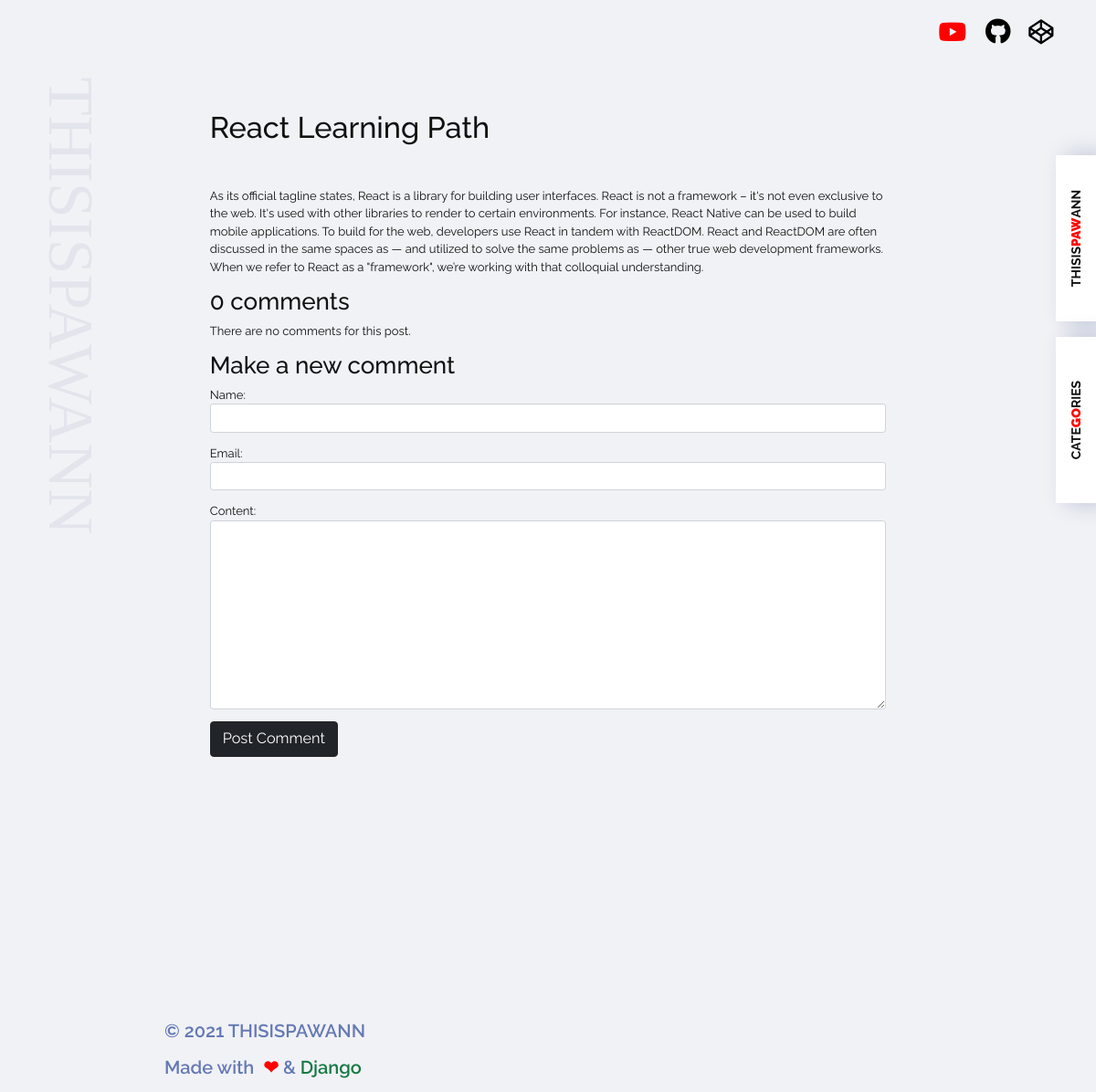
Screenshot of /react with the database file from the repository.
### posts/models.py (models this page shows, shortened)
class Post(models.Model):
    class NewManager(models.Manager):
        def get_queryset(self):
            return super().get_queryset() .filter(status='published')
    options = (
        ('draft', 'Draft'),
        ('published', 'Published'),
    )
    title = models.CharField(max_length=255)
    slug = models.SlugField(max_length=255, unique_for_date='publish')
    publish = models.DateTimeField(auto_now_add=True)
    author = models.ForeignKey(User, on_delete=models.CASCADE, related_name='blog_posts')
    content = models.TextField()
    status = models.CharField(max_length=255, choices=options, default='draft')
    objects = models.Manager() #default manager
    newmanager = NewManager() #custom manager
    class Meta:
        ordering = ('-publish',)

### posts/views.py (the view)
# urls.py: path('<slug:post>', PostDetail, name='PostDetail'),
def PostDetail(request, post):
    post = get_object_or_404(Post, slug=post, status='published')
    comments = post.comments.filter(status=True)
    user_comment = None
    if request.method == 'POST':
        comment_form = NewCommentForm(request.POST)
        if comment_form.is_valid():
            user_comment = comment_form.save(commit=False)
            user_comment.post = post
            user_comment.save()
            return HttpResponseRedirect("/" + post.slug)
    else:
        comment_form = NewCommentForm()
    return render(
        request,
        "post_detail.html",
        {
            "post": post,
            "comments": user_comment,
            "comments":comments,
            "comment_form" : comment_form,
        }
    )

### posts/forms.py
class NewCommentForm(forms.ModelForm):
    class Meta:
        model = Comment
        fields = ('name', 'email', 'content')
        widgets = {
            'name': forms.TextInput(attrs={'class':'col-sm-12 form-control'}),
            'email': forms.EmailInput(attrs={'class':'col-sm-12 form-control'}),
            'content': forms.Textarea(attrs={'class':'form-control'}),
        }

### templates/post_detail.html (shortened to what this page needs)
{% extends 'base.html' %} {% load static %}
 {% block body %}
<a href="#0" class="category">Cate<b style="color: red">go</b>ries</a>
<nav class="menu" data-scroll-section-inview="">
  <div class="container">
    <div class="row justify-content-md-center">
      <div class="col-md-8">
        <div class="col-12">
          <h1>{{post.title}}</h1>
        </div>
        <div class="col-12 pt-5">
          <p>{{post.content|safe}}</p>
        </div>
         <div class="col-md-12">
        {% with comments.count as total_comments %}
        <h2>
          {{ total_comments }} comment{{ total_comments|pluralize }}
        </h2>
        {% endwith %}
        {% for comment in comments %} Comment {{ forloop.counter }} by <b>{{ comment.name }}</b> on {{ comment.publish }}
        {{ comment.content|linebreaks }}
        {% empty %}
        <p>There are no comments for this post.</p>
        {% endfor %}
        <h2>Make a new comment</h2>
        <form method="post" id="myForm">
          {{ comment_form.as_p}}
          <button type="submit" class="btn btn-dark btn-lg btn-block">Post Comment</button>
        </form>
      </div>
      </div>
    </div>
  </div>
</nav>
{% endblock%}

### static/css/style.css (style rules this page uses)
*, *::after, *::before { box-sizing: border-box; }
:root { font-size: 13px; }
body { margin: 0; --color-text: #111; --color-bg: #f1f2f6; --color-link: #000; --color-link-hover: #000; --color-menu: #2f3542; --color-menu-hover: #ffeba7; color: var(--color-text); background-color: var(--color-bg); --cursor-stroke: #102770; --cursor-fill: #102770; --cursor-stroke-width: 1px; -webkit-font-smoothing: antialiased; -moz-osx-font-smoothing: grayscale; font-family: 'Raleway', sans-serif; overflow-x: hidden; }
a { text-decoration: none; color: var(--color-link); outline: none; cursor: pointer; }
.category { position: fixed; z-index: 2000; top: 25rem; right: 0; font-size: 14px; color: #121212; line-height: 40px; height: 44px; border: 2px solid #fff; width: 14rem; text-align: center; text-transform: uppercase; font-family: 'Raleway', sans-serif; font-weight: 700; background-color: #fff; cursor: pointer; transform: rotate(-90deg); transform-origin: right bottom; box-shadow: 0 12px 25px 0 rgba(16, 39, 112,.25); transition: all 200ms linear; }
.menu { padding: 8rem 0 10vh 0; width: 90vw; position: relative; display: flex; flex-direction: column; -webkit-touch-callout: none; -webkit-user-select: none; -moz-user-select: none; -ms-user-select: none; user-select: none; counter-reset: menucounter; z-index: 2; }
@media screen and (min-width: 900px) { .menu { padding: 15vh 0 20vh 0; width: 100vw; } }

### rows the page displays
Post: title "React Learning Path", content "As its official tagline states, React is a library for building user interfaces. React is not a framework – it's not even exclusive to the web. It's used with other libraries to render to certain environments. For instance, React Native can be used to build mobile applications. To build for the web, developers use React in tandem with ReactDOM. React and ReactDOM are often discussed in the same spaces as — and utilized to solve the same problems as — other true web development frameworks. When we refer to React as a \"framework\", we’re working with that colloquial understanding."

### other values shown
{{ total_comments }} "0"
